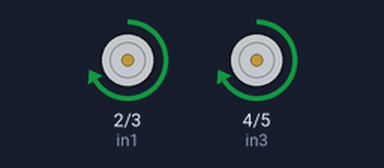
The sketch below on a simulated Arduino Uno, built with avr-gcc and run on an emulated ATmega328P. Parts: motor-driver pin pairs drawn as motors (green arrow = first pin HIGH = forward, orange = second pin HIGH = backward, longer = more drive, scaled by the enable pin).

Above: at 1.0 s.
At 3.0 s:
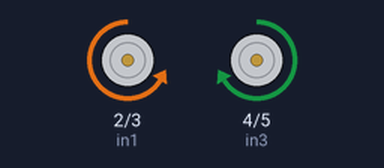
At 5.0 s:
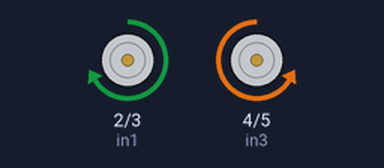
At 7.0 s:
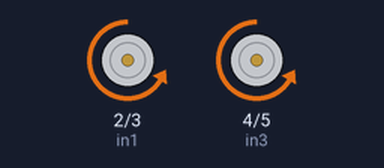
Timing chart, 0 to 10.4 s (numbered marks = the images above):
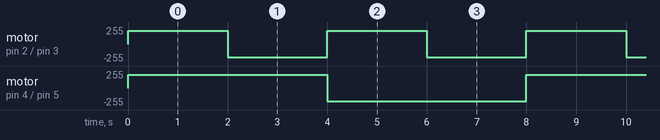

The sketch:

Motor_Driver.ino
```cpp
int in1 = 2;
int in2 = 3;
int in3 = 4;
int in4 = 5;
int enA = 9;
int enB = 10;

void setup() {
  pinMode(in1, OUTPUT);
  pinMode(in2, OUTPUT);
  pinMode(in3, OUTPUT);
  pinMode(in4, OUTPUT);
  pinMode(enA, OUTPUT);
  pinMode(enB, OUTPUT);
}

void loop() {
  digitalWrite(in1, HIGH);
  digitalWrite(in2, LOW);
  digitalWrite(in3, HIGH);
  digitalWrite(in4, LOW);
  analogWrite(enA, 200);
  analogWrite(enB, 200);
  delay(2000);

  digitalWrite(in1, LOW);
  digitalWrite(in2, HIGH);
  digitalWrite(in3, HIGH);
  digitalWrite(in4, LOW);
  delay(2000);

  digitalWrite(in1, HIGH);
  digitalWrite(in2, LOW);
  digitalWrite(in3, LOW);
  digitalWrite(in4, HIGH);
  delay(2000);

  digitalWrite(in1, LOW);
  digitalWrite(in2, HIGH);
  digitalWrite(in3, LOW);
  digitalWrite(in4, HIGH);
  delay(2000);
}
```

Measured:
- by itself, motor on pin 2 (in1) / pin 3 (in2): alternates forward 200/255 for 2.0 s and backward 200/255 for 2.0 s
- by itself, motor on pin 4 (in3) / pin 5 (in4): alternates forward 200/255 for 4.0 s and backward 200/255 for 4.0 s
